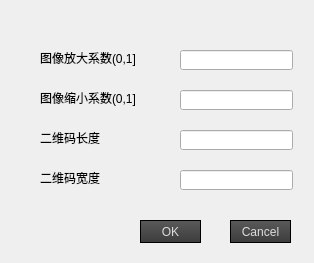
<?xml version="1.0" encoding="UTF-8"?>
<ui version="4.0">
 <class>Dialog</class>
 <widget class="QDialog" name="Dialog">
  <property name="geometry">
   <rect>
    <x>0</x>
    <y>0</y>
    <width>314</width>
    <height>263</height>
   </rect>
  </property>
  <property name="windowTitle">
   <string>Dialog</string>
  </property>
  <property name="styleSheet">
   <string notr="true"/>
  </property>
  <widget class="QLabel" name="label">
   <property name="geometry">
    <rect>
     <x>40</x>
     <y>50</y>
     <width>111</width>
     <height>16</height>
    </rect>
   </property>
   <property name="text">
    <string>图像放大系数(0,1]</string>
   </property>
  </widget>
  <widget class="QLabel" name="label_2">
   <property name="geometry">
    <rect>
     <x>40</x>
     <y>90</y>
     <width>111</width>
     <height>16</height>
    </rect>
   </property>
   <property name="text">
    <string>图像缩小系数(0,1]</string>
   </property>
  </widget>
  <widget class="QLabel" name="label_3">
   <property name="geometry">
    <rect>
     <x>40</x>
     <y>130</y>
     <width>91</width>
     <height>16</height>
    </rect>
   </property>
   <property name="text">
    <string>二维码长度</string>
   </property>
  </widget>
  <widget class="QLineEdit" name="zoomIn">
   <property name="geometry">
    <rect>
     <x>180</x>
     <y>50</y>
     <width>113</width>
     <height>20</height>
    </rect>
   </property>
  </widget>
  <widget class="QLineEdit" name="zoomOut">
   <property name="geometry">
    <rect>
     <x>180</x>
     <y>90</y>
     <width>113</width>
     <height>20</height>
    </rect>
   </property>
  </widget>
  <widget class="QLineEdit" name="qrcodeHeight">
   <property name="geometry">
    <rect>
     <x>180</x>
     <y>130</y>
     <width>113</width>
     <height>20</height>
    </rect>
   </property>
  </widget>
  <widget class="QLabel" name="label_4">
   <property name="geometry">
    <rect>
     <x>40</x>
     <y>170</y>
     <width>81</width>
     <height>16</height>
    </rect>
   </property>
   <property name="text">
    <string>二维码宽度</string>
   </property>
  </widget>
  <widget class="QLineEdit" name="qrcodeWidth">
   <property name="geometry">
    <rect>
     <x>180</x>
     <y>170</y>
     <width>113</width>
     <height>20</height>
    </rect>
   </property>
  </widget>
  <widget class="QPushButton" name="pushButton">
   <property name="geometry">
    <rect>
     <x>140</x>
     <y>220</y>
     <width>61</width>
     <height>23</height>
    </rect>
   </property>
   <property name="styleSheet">
    <string notr="true">QPushButton{
    background-color: qlineargradient(x1:0, y1:0, x2:0, y2:1, stop:0 rgb(90, 90, 90), stop:1 rgb(60, 60, 60));
    border: 1px solid black;
    color:rgb(220,220,220);
    padding: 1ex 2ex;
}

QPushButton::hover{
    background-color: qlineargradient(x1:0, y1:0, x2:0, y2:1, stop:0 rgb(150, 150, 150), stop:1 rgb(120, 120, 120));
    color:rgb(255,255,255);
}

QPushButton:pressed{
    background-color: qlineargradient(x1:0, y1:0, x2:0, y2:1, stop:0 rgb(120, 120, 120), stop:1 rgb(90, 90, 90));
}</string>
   </property>
   <property name="text">
    <string>OK</string>
   </property>
  </widget>
  <widget class="QPushButton" name="pushButton_2">
   <property name="geometry">
    <rect>
     <x>230</x>
     <y>220</y>
     <width>61</width>
     <height>23</height>
    </rect>
   </property>
   <property name="styleSheet">
    <string notr="true">QPushButton{
    background-color: qlineargradient(x1:0, y1:0, x2:0, y2:1, stop:0 rgb(90, 90, 90), stop:1 rgb(60, 60, 60));
    border: 1px solid black;
    color:rgb(220,220,220);
    padding: 1ex 2ex;
}

QPushButton::hover{
    background-color: qlineargradient(x1:0, y1:0, x2:0, y2:1, stop:0 rgb(150, 150, 150), stop:1 rgb(120, 120, 120));
    color:rgb(255,255,255);
}

QPushButton:pressed{
    background-color: qlineargradient(x1:0, y1:0, x2:0, y2:1, stop:0 rgb(120, 120, 120), stop:1 rgb(90, 90, 90));
}</string>
   </property>
   <property name="text">
    <string>Cancel</string>
   </property>
  </widget>
 </widget>
 <resources/>
 <connections/>
</ui>
